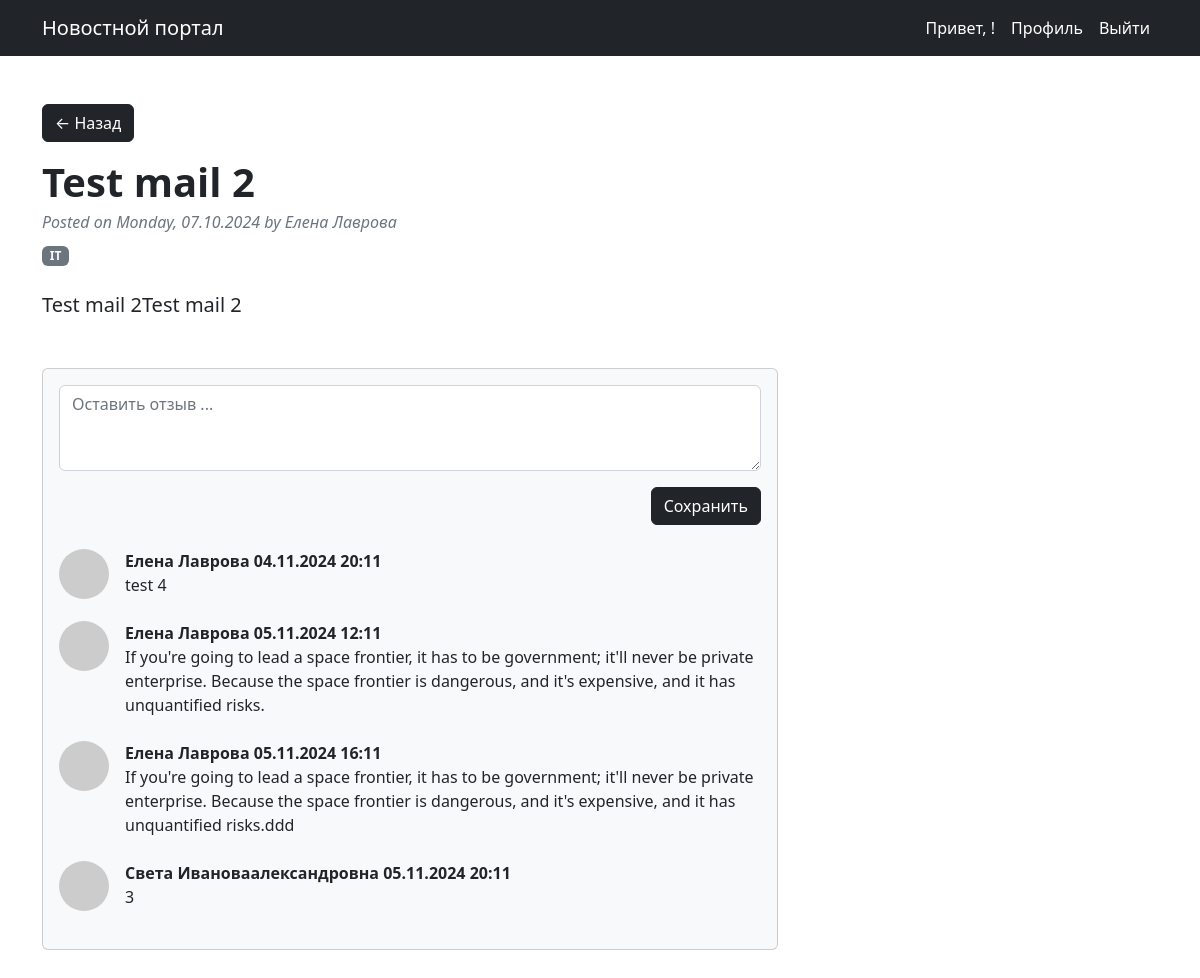
The app's page /news/24 (signed in) with its own data.
### news/models.py (models this page shows, shortened)
class Post(models.Model):
    ARTICLES = 'Articles'
    NEWS = 'News'
    TYPE_POST = [
        (ARTICLES, 'Статья'),
        (NEWS, 'Новость')
    ]
    title = models.CharField(max_length=150)  # Наименование статьи (заголовок)
    publishing_date = models.DateTimeField(auto_now_add=True)  # Дата и время создания
    text = models.TextField()  # Текст статьи
    category = models.ManyToManyField(Category, through='PostCategory')  # На какую тему статья
    type_post = models.CharField(max_length=10,
                                 choices=TYPE_POST,
                                 default=ARTICLES)  # Тип публикации
    author = models.ForeignKey(Author, on_delete=models.CASCADE)  # связь между «Автором» и «Статьей».
    rating = models.FloatField(default=0)  # Популярность статьи (рейтинг)

class Category(models.Model):
    name = models.CharField(unique=True, max_length=100)
    subscribers = models.ManyToManyField(User, through="UserCategory", related_name='users')

class Comment(models.Model):
    post = models.ForeignKey(Post, on_delete=models.CASCADE)  # К какой статье оставлен коммент
    user = models.ForeignKey(User, on_delete=models.CASCADE)
    author = models.ForeignKey(Author, on_delete=models.CASCADE)  # Кто написал
    text = models.CharField(max_length=255)
    date_time = models.DateTimeField(auto_now_add=True)
    rating = models.IntegerField(default=0)  # На сколько полезен комментарий

### sign/models.py (models this page shows, shortened)
class Author(models.Model):
    full_name = models.CharField(max_length=255)
    age = models.IntegerField(null=True, blank=True)
    email = models.CharField(max_length=255, blank=True)
    rating = models.FloatField(default=0)  # Рейтинг автора
    user = models.OneToOneField(User, on_delete=models.CASCADE)
    def __str__(self):
        return self.full_name.title()

### news/views.py (the view)
# urls.py: path('news/<int:pk>', PostDetail.as_view(), name='post_detail'),
class PostDetail(LoginRequiredMixin, DetailView):
    model = Post
    template_name = 'one_news.html'
    context_object_name = 'post'
    def get_context_data(self, **kwargs):
        context = super().get_context_data(**kwargs)
        categories = []
        for obj in PostCategory.objects.filter(post_id=context['object'].id):
            categories.append(Category.objects.get(id=obj.category_id).name)
        context['categories'] = categories
        context['user_id'] = self.request.user.id
        context['comments'] = Comment.objects.filter(post_id=context['object'].id)
        return context
    def get_object(self, *args, **kwargs):
        obj = cache.get(f'post-{self.kwargs["pk"]}', None)
        if not obj:
            obj = super().get_object(queryset=self.queryset)
            cache.set(f'post-{self.kwargs["pk"]}', obj)
        return obj

### news/templatetags/custom_filters.py (called while the page is built)
@register.filter()
def censor(text):
    for word in WORDS['words']:
        text = re.sub(f'\\b{word}\\b', f"{word[0]}{word[1:].__len__() * '*'}", text, flags=re.I)
    return text

### news/templates/one_news.html (shortened to what this page needs)
{% extends 'default.html' %}
{% load custom_filters %}
{% block content %}
    <div class="col-lg-8">
        {% if post %}
            <a class="btn btn-primary" href="/">← Назад</a>
            <article>
                <header class="mb-4">
                    <h1 class="fw-bolder mb-1">{{ post.title|censor }}</h1>
                    <div class="text-muted fst-italic mb-2">Posted on {{ post.publishing_date|date:'l, d.m.Y' }} by {{ post.author.full_name }}</div>
                    {% for category_name in categories %}
                        <a class="badge bg-secondary text-decoration-none link-light">{{ category_name }}</a>
                    {% endfor %}
                </header>
                <section class="mb-5">
                    <p class="fs-5 mb-4">{{ post.text|censor|safe}}</p>
                </section>
            </article>
            <section class="mb-5">
                <div class="card bg-light">
                    <div class="card-body">
                        <form action="{% url 'comment_create' %}" method="post" class="mb-4">
                            <textarea name="text" class="form-control" rows="3" placeholder="Оставить отзыв ..."></textarea>
                            <div style="justify-content: flex-end;" class="d-flex">
                                <input class="btn btn-primary" name="SaveComment" type="submit" value="Сохранить" />
                            </div>
                        </form>
                        {% for comment in comments %}
                            <div class="d-flex">
                                <div class="flex-shrink-0"><img class="rounded-circle" src="https://dummyimage.com/50x50/ced4da/6c757d.jpg" alt="..." /></div>
                                {% if comment.user == request.user %}
                                    <div class="ms-3">
                                        <div class="fw-bold">{{ request.user.first_name }} {{ request.user.last_name}} {{ comment.date_time|date:'d.m.Y H:m'}}</div>
                                        {{ comment.text }}
                                        <input type="hidden" value="{{ comment.id }}" name="id_comment">
                                    </div>
                                {% else %}
                                    <div class="ms-3 mb-4">
                                    <div class="fw-bold">{{ comment.author }} {{ comment.date_time|date:'d.m.Y H:m'}}</div>
                                    {{ comment.text }}
                                </div>
                                {% endif %}
                            </div>
                        {% endfor %}
                    </div>
                </div>
            </section>
        {% else %}
           <h2 class="card-title h4">Публикация с таким номером не найдена!</h2>
        {% endif %}
    </div>
{% endblock content %}

### records on screen
Post: title|censor "Test mail 2", publishing_date "Monday, 07.10.2024", author.full_name "Елена Лаврова", text|censor "Test mail 2Test mail 2"
Category: categories "IT"
Comment: author "Елена Лаврова", date_time "04.11.2024 20:11", text "test 4"
Comment: author "Елена Лаврова", date_time "05.11.2024 12:11", text "If you're going to lead a space frontier, it has to be government; it'll never be private enterprise. Because the space frontier is dangerous, and it's expensive, and it has unquantified risks."
Comment: author "Елена Лаврова", date_time "05.11.2024 16:11", text "If you're going to lead a space frontier, it has to be government; it'll never be private enterprise. Because the space frontier is dangerous, and it's expensive, and it has unquantified risks.ddd"
Comment: author "Света Ивановаалександровна", date_time "05.11.2024 20:11", text "3"
